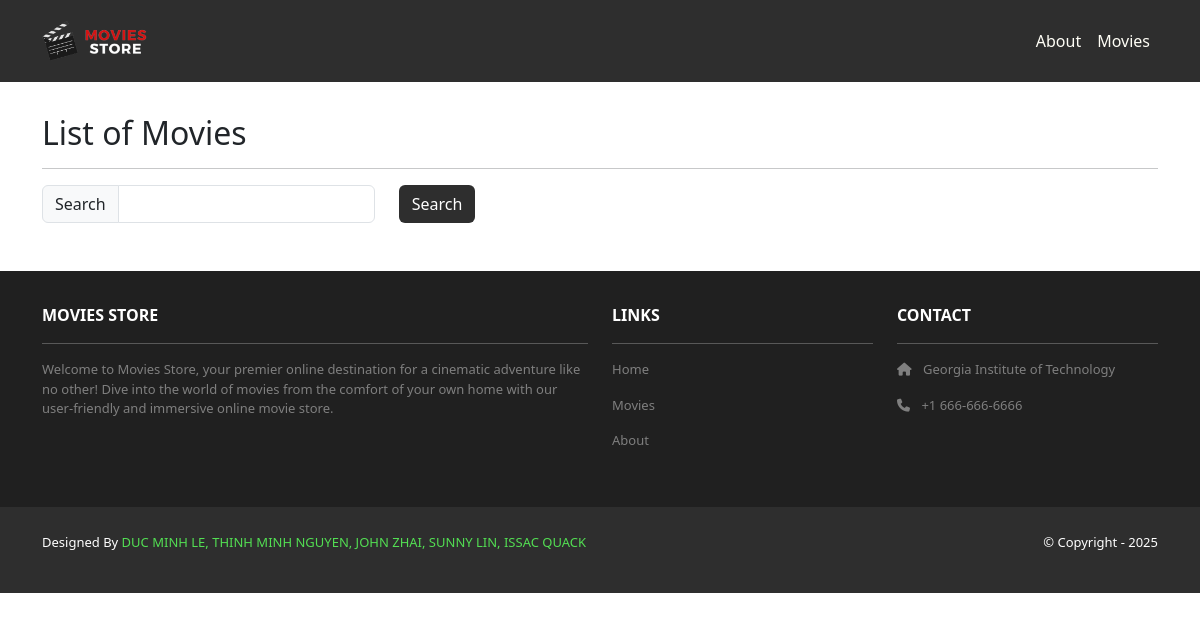
The page /movies/ on the database as committed earlier.
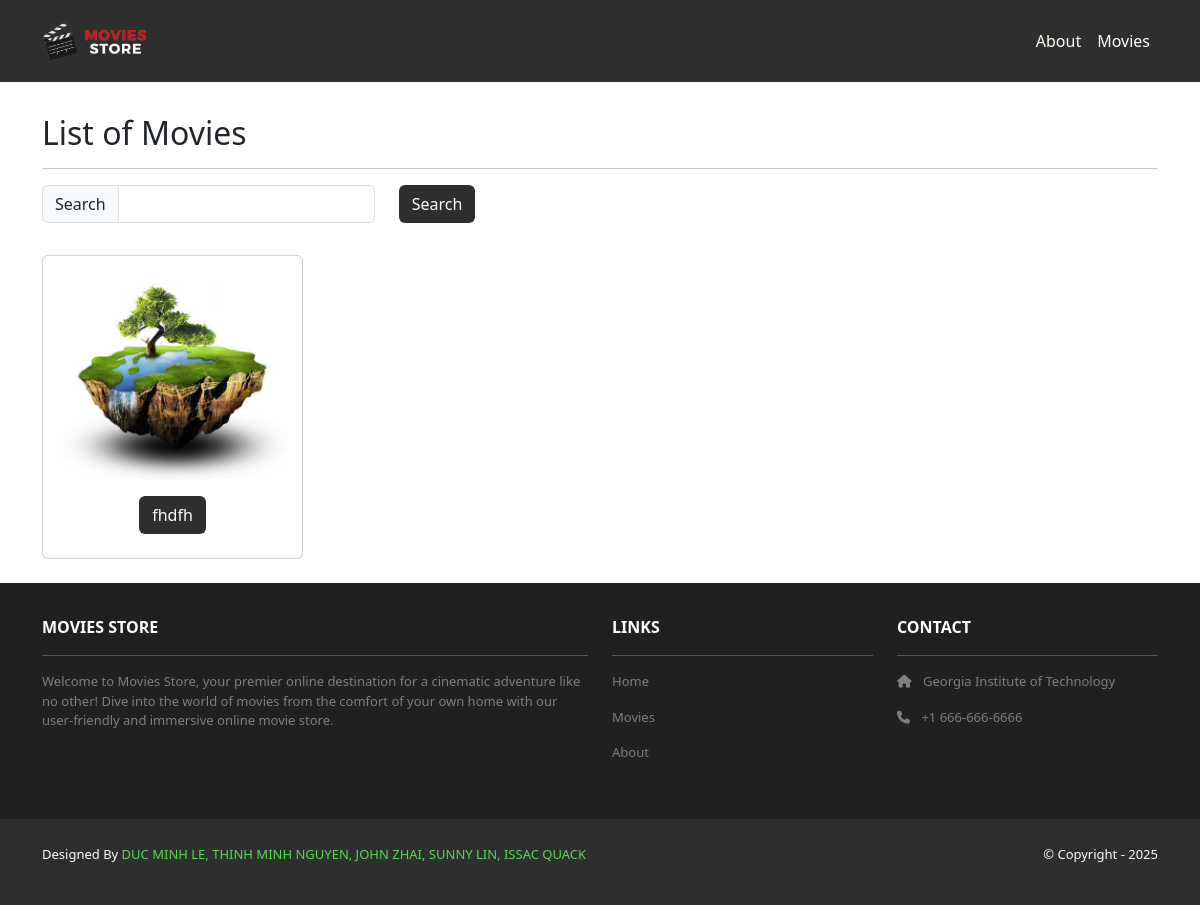
The same page on the database as committed later.
### movies/models.py (models this page shows, shortened)
class Movie(models.Model):
    id = models.AutoField(primary_key=True)
    name = models.CharField(max_length=255)
    price = models.IntegerField()
    description = models.TextField()
    image = models.ImageField(upload_to='movie_images/')

### movies/views.py (the view)
# urls.py: path('', views.index, name='home.index'),
def index(request):
    search_term = request.GET.get('search')
    if search_term:
        movies = Movie.objects.filter(name__icontains=search_term)
    else:
        movies = Movie.objects.all()
    template_data = {}
    template_data['title'] = 'Movies'
    template_data['movies'] = movies
    return render(request, 'movies/index.html',
                  {'template_data': template_data})

### movies/templates/movies/index.html
{% extends 'base.html' %}
{% block content %}
{% load static %}
<div class="p-3">
  <div class="container">
    <div class="row mt-3">
      <div class="col mx-auto mb-3">
        <h2>List of Movies</h2>
        <hr />
        <p class="card-text">
          <form method="GET">
            <div class="row">
              <div class="col-auto">
                <div class="input-group col-auto">
                  <div class="input-group-text">
                    Search</div>
                  <input type="text" class="form-control"
                    name="search">
                </div>
              </div>
              <div class="col-auto">
                <button class="btn bg-dark text-white"
                  type="submit">Search</button>
              </div>
            </div>
          </form>
        </p>
      </div>
    </div>
    <div class="row">
      {% for movie in template_data.movies %}
      <div class="col-md-4 col-lg-3 mb-2">
        <div class="p-2 card align-items-center pt-4">
          <img src="{{ movie.image.url }}"
            class="card-img-top rounded img-card-200">
          <div class="card-body text-center">
            <a href="{% url 'movies.show' id=movie.id %}"
              class="btn bg-dark text-white">
              {{ movie.name }}
            </a>
          </div>
        </div>
      </div>
      {% endfor %}
    </div>
  </div>
</div>
{% endblock content %}

Rows that differ between the two databases and show on the page:
added Movie: image (picture), name "fhdfh"
